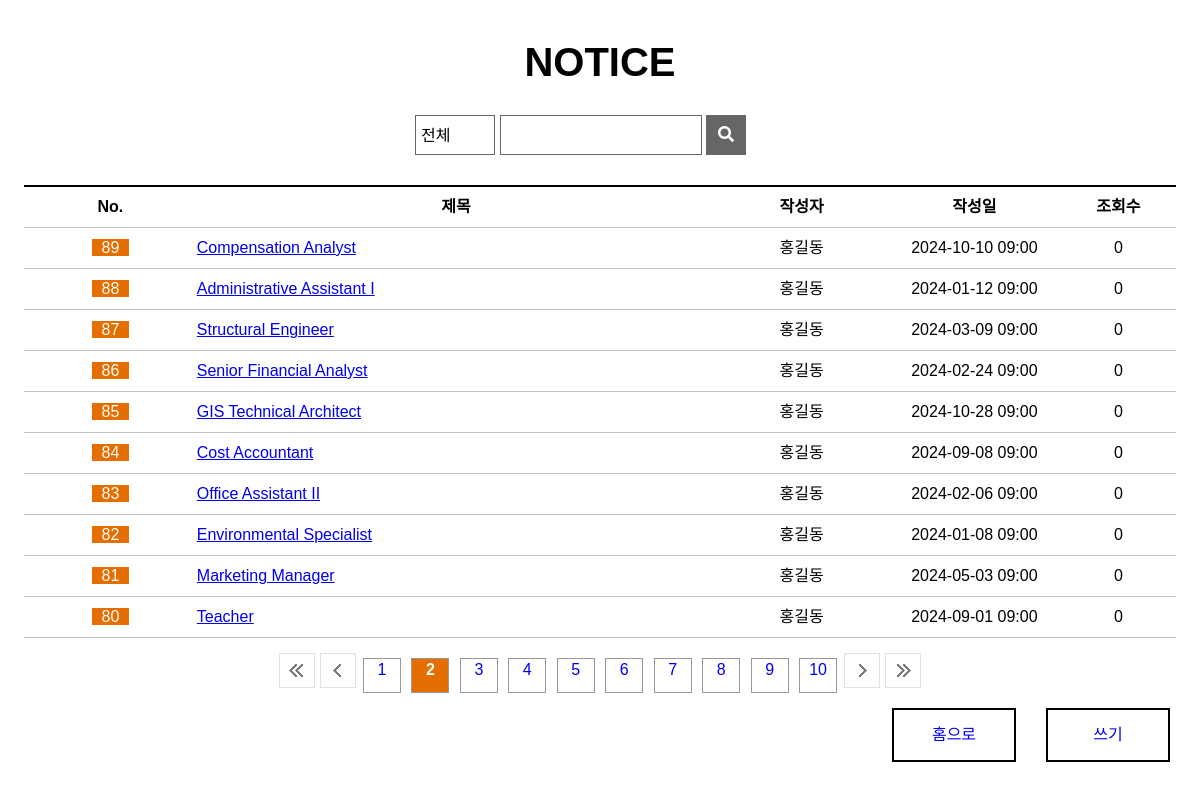
Page /board/blist/?npage=2 on the committed database.
### board/models.py (models this page shows, shortened)
class Board(models.Model):
  bno = models.AutoField(primary_key=True)
  member = models.ForeignKey(Member,on_delete=models.DO_NOTHING, null=True)
  btitle = models.CharField(max_length=1000)
  bcontent = models.TextField()
  bgroup = models.IntegerField(null=True)
  bstep = models.IntegerField(default=0)
  bindent = models.IntegerField(default=0)
  bhit = models.IntegerField(default=0)
  bdate = models.DateTimeField(auto_now=True)
  bfile = models.ImageField(null=True,upload_to='board')

### member/models.py (models this page shows, shortened)
class Member(models.Model):
  id = models.CharField(max_length=50,primary_key=True)
  pw = models.CharField(max_length=100)
  name = models.CharField(max_length=100)
  nicName = models.CharField(max_length=100)
  tel = models.CharField(max_length=20,default='010-0000-0000')
  gender = models.CharField(max_length=10,default='남자')
  hobby = models.CharField(max_length=50,default='game')
  mdate = models.DateTimeField(auto_now=True)

### board/views.py (the view)
# urls.py: path('blist/',views.blist,name='blist'),
def blist(request):
  npage = int(request.GET.get('npage',1))
  qs = Board.objects.all().order_by('-bgroup','bstep')
  paginator = Paginator(qs,10) # 한페이지 당 게시글 수 정하기
  blist = paginator.get_page(npage) # 현재페이지에 해당하는 10개를 가져와줌
  context = {'blist':blist, 'npage':npage}
  return render(request,'blist.html',context)

### board/templates/blist.html (shortened to what this page needs)
{% load static %}
<!DOCTYPE html>
<html>
<head>
  <link rel="stylesheet" href="https://cdnjs.cloudflare.com/ajax/libs/font-awesome/5.12.1/css/all.min.css">
  <link rel="stylesheet" href="{% static '/css/style.css' %}">
  <link rel="stylesheet" href="{% static '/css/notice_list.css' %}">
</head>
<body>
<section>
    <h1>NOTICE</h1>
    <div class="wrapper">
      <form action="/search" name="search" method="post">
        <select name="category" id="category">
          <option value="0">전체</option>
        </select>
        <div class="title">
          <input type="text" size="16">
        </div>
        <button type="submit"><i class="fas fa-search"></i></button>
      </form>
    </div>
    <table>
      <colgroup>
        <col width="15%">
        <col width="45%">
        <col width="15%">
        <col width="15%">
        <col width="10%">
      </colgroup>
      <tr>
        <th>No.</th>
        <th>제목</th>
        <th>작성자</th>
        <th>작성일</th>
        <th>조회수</th>
      </tr>
      {% if blist %}
        {% for board in blist %}
          <tr>
            <td><span class="table-notice">{{board.bno}}</span></td>
            <td class="table-title">
            <a href="/board/bview/{{board.bno}}/?npage={{npage}}">{{board.btitle}}</a>
            </td>
            <td>{{board.member.name}}</td>
            <td>{{board.bdate|date:'Y-m-d H:i'}}</td>
            <td>{{board.bhit}}</td>
          </tr>
        {% endfor %}
      {% else %}
        <tr>
          <td colspan='5'>데이터가 없습니다.</td>
        </tr>
      {% endif %}
    </table>
    <ul class="page-num">
      {% if blist.has_previous %}
      <a href='/board/blist/?npage=1'><li class="first"></li></a>
      <a href='/board/blist/?npage={{blist.previous_page_number}}'><li class="prev"></li></a>
      {% else %}
      <li class="first"></li>
      <li class="prev"></li>
      {% endif %}
      {% for page in blist.paginator.page_range %}
        {% if page != npage %}
          <a href='/board/blist/?npage={{page}}'><li class="num"><div>{{page}}</div></li></a>
        {% else %}
      <li class="num on"><div>{{page}}</div></li>
        {% endif %}
      {% endfor %}
      {% if blist.has_next %}
      <a href='/board/blist/?npage={{blist.next_page_number}}'><li class="next"></li></a>
      <a href='/board/blist/?npage={{blist.paginator.num_pages}}'><li class="last"></li></a>
      {% else %}
      <li class="next"></li>
      <li class="last"></li>
      {% endif %}
    </ul>
    <a href="/board/bwrite/"><div class="write">쓰기</div></a>
    <a href="/"><div class="write">홈으로</div></a>
  </section>
</body>
</html>

### static/css/style.css (style rules this page uses)
*, body { margin: 0; padding: 0; font-family: 'Noto Sans KR', sans-serif; font-size: 16px; }
li { display: inline-block; padding-right: 5px; font-size: 13px; }
.wrapper { width: 1200px; margin: auto; }

### static/css/notice_list.css (style rules this page uses)
section { text-align: center; }
h1 { margin-top: 40px; margin-bottom: 50px; font-size: 40px; }
.wrapper { position: relative; }
select { position: absolute; top: 50%; left: 50%; width: 80px; height: 40px; margin-left: -185px; margin-top: -20px; padding: 5px; border: 1px solid #666666; font-family: inherit; background: url(https://www.midashotel.co.kr/Midas_common/images/homepage/board/search-box-select.png) no-repeat 95% 50%; -webkit-appearance: none; -moz-appearance: none; appearance: none; }
form > div { position: absolute; top: 50%; left: 50%; width: 200px; height: 38px; margin-left: -100px; margin-top: -20px; display: inline-block; border: 1px solid #666666; }
input { position: relative; top: 4px; left: 2px; border: none; font-size: 16px; }
button { position: absolute; top: 50%; left: 50%; width: 40px; height: 40px; margin-left: 106px; margin-top: -20px; background: #666666; color: white; border: none; }
table { width: 96%; margin-top: 100px; margin-left: auto; margin-right: auto; line-height: 40px; }
.table-notice { background-color: #e56e00; color: white; padding-left: 10px; padding-right: 10px; }
.table-title { text-align: left; }
table { border-collapse: collapse; }
th { border: 1px solid silver; border-top: 2px solid black; }
td { border: 1px solid silver; }
th, td { border-left: hidden; border-right: hidden; }
.page-num { margin-top: 15px; }
.page-num li { width: 36px; height: 35px; padding: 0; }
.first { background: url('/static/images/paging_first.png') no-repeat; }
.prev { background: url('/static/images/paging_prev.png') no-repeat; }
.num { position: relative; top: -15px; height: 33px !important; margin-left: 3px; margin-right: 3px; border: 1px #989898 solid; }
.on { background-color: #e56e00; color: white; font-weight: 700; }
.num > div { position: relative; top: 2px; }
.next { background: url('/static/images/paging_next.png') no-repeat; }
.last { background: url('/static/images/paging_last.png') no-repeat; }
.write { float: right; width: 120px; height: 50px; line-height: 50px; margin: 0 30px 50px 0; border: 2px black solid; }

### rows in the picture
Board: bno "89", btitle "Compensation Analyst", member.name "홍길동", bdate "2024-10-10 09:00", bhit "0"
Board: bno "88", btitle "Administrative Assistant I", member.name "홍길동", bdate "2024-01-12 09:00", bhit "0"
Board: bno "87", btitle "Structural Engineer", member.name "홍길동", bdate "2024-03-09 09:00", bhit "0"
Board: bno "86", btitle "Senior Financial Analyst", member.name "홍길동", bdate "2024-02-24 09:00", bhit "0"
Board: bno "85", btitle "GIS Technical Architect", member.name "홍길동", bdate "2024-10-28 09:00", bhit "0"
Board: bno "84", btitle "Cost Accountant", member.name "홍길동", bdate "2024-09-08 09:00", bhit "0"
Board: bno "83", btitle "Office Assistant II", member.name "홍길동", bdate "2024-02-06 09:00", bhit "0"
Board: bno "82", btitle "Environmental Specialist", member.name "홍길동", bdate "2024-01-08 09:00", bhit "0"
Board: bno "81", btitle "Marketing Manager", member.name "홍길동", bdate "2024-05-03 09:00", bhit "0"
Board: bno "80", btitle "Teacher", member.name "홍길동", bdate "2024-09-01 09:00", bhit "0"

### other values in the picture
{{ page }} "1" "3" "4" "5" "6" "7" "8" "9" "10"
{{ page }} "2"
